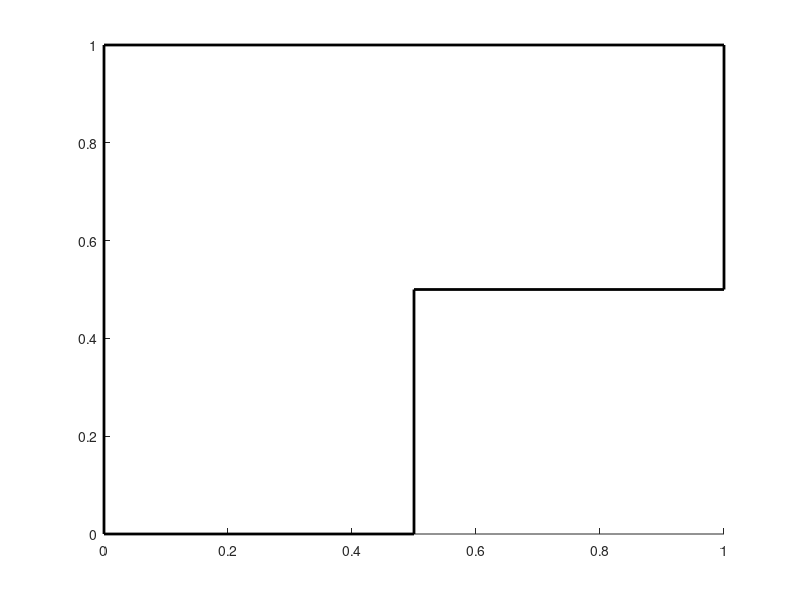

Source code (MATLAB): (Note: this script raises an error after producing the figure.)
%% Generate input data
clc, clear all, clf
inputDim = 2;
nbrOfInputs = 1000;
inputData = zeros(nbrOfInputs,inputDim);

i=1;
while (i < 1001)
    x = rand;
    y = rand;
    if (~(x > 0.5 && y < 0.5))
        inputData(i,:)=[x y];
        i=i+1;
    end
end

%% Plot data
clc, clf
hold on
lW = 2;
plot([0 0 ], [0 1], 'LineWidth', lW, 'Color', 'black')
plot([0.5 0.5 ], [0 0.5], 'LineWidth', lW, 'Color', 'black')
plot([1 1], [0.5 1], 'LineWidth', lW, 'Color', 'black')
plot([0 1], [1 1], 'LineWidth', lW, 'Color', 'black')
plot([0.5 1], [0.5 0.5], 'LineWidth', lW, 'Color', 'black')
plot([0 0.5], [0 0], 'LineWidth', lW, 'Color', 'black')

% plot(inputData(:,1), inputData(:,2), 'o')

%%
clc
nbrOfNeurons = 100;
weights = -1*ones(nbrOfNeurons, inputDim) +2*rand(nbrOfNeurons, inputDim);
tauSigma = 300;
eta0 = 0.1;
sigma0 = 100;
Torder = 10^3;

etaFunction = @(t)eta0*exp(-t/tauSigma);
sigmaFunction = @(t)sigma0*exp(-t/tauSigma);

for t = 1:Torder
    mu = randi([1 length(inputData)]);
    pattern = inputData(mu,:);
    
    dist = 10^7;
    winningIndex = 0;
    for i = 1:nbrOfNeurons
        tempDist = norm(pattern-weights(i,:));
        if (tempDist < dist)
            dist = tempDist;
            winningIndex = i;
        end
    end
    eta = etaFunction(t);
    sigma = sigmaFunction(t);
    weights = KohonenUpdate(pattern, winningIndex, weights, eta, sigma);
end

%%
clc, clf
hold on
lW = 2;
plot([0 0 ], [0 1], 'LineWidth', lW, 'Color', 'black')
plot([0.5 0.5 ], [0 0.5], 'LineWidth', lW, 'Color', 'black')
plot([1 1], [0.5 1], 'LineWidth', lW, 'Color', 'black')
plot([0 1], [1 1], 'LineWidth', lW, 'Color', 'black')
plot([0.5 1], [0.5 0.5], 'LineWidth', lW, 'Color', 'black')
plot([0 0.5], [0 0], 'LineWidth', lW, 'Color', 'black')
plot(weights(:,1), weights(:,2),'-o')
%%
hold on
for i = size(weights,1)
    hold on
    plot(weights(i,1), weights(i,2),'-o');
end
